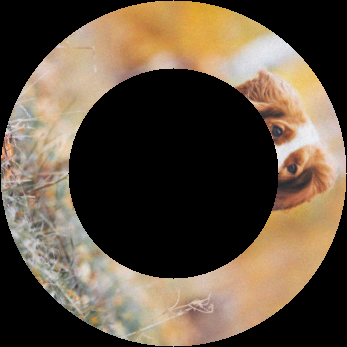
#> input picture 1108/00ac028483bc6cab330a4e070cd2b2fb34e8e87e_65/bg.jpg, 347 x 347 px
$ jupyter execute --allow-errors opencv.ipynb   (shell and % lines are left out)
#> lines starting #> are read from the running program, lines starting #| are printed output that depends on the picture; after the words box and inside, x2 and y2 are one past the last pixel; in counts of white or black regions, pixels touching at a corner belong together
[cell 1]
# pip3 install matplotlib
# pip3 install opencv-python

from os import path
image_dir = "1108/00ac028483bc6cab330a4e070cd2b2fb34e8e87e_65/"
bg_path = path.join(image_dir, "bg.jpg")
cut_path = path.join(image_dir, 'cut.jpg')

import cv2
import numpy as np
import matplotlib.pyplot as plt
from os import path
import os
import random

[cell 2]
bg = cv2.imread(bg_path, cv2.IMREAD_COLOR)
#> bg is the input picture: shape (347, 347, 3); mean B, G, R 64.7, 80.9, 95.1
cut = cv2.imread(cut_path, cv2.IMREAD_COLOR)
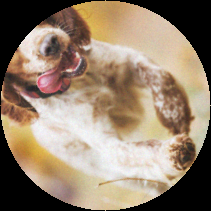
#> input picture 1108/00ac028483bc6cab330a4e070cd2b2fb34e8e87e_65/cut.jpg, 211 x 211 px
#> cut is the input picture: shape (211, 211, 3); mean B, G, R 109.2, 129, 147.6

def show_img(img):
    plt.imshow(img)
    plt.show()

def rotate_and_combine_img(angle):
    # 旋转角度
#> called with angle = -130
    M = cv2.getRotationMatrix2D((cut.shape[1]/2, cut.shape[0]/2), angle, 1)
    cut_o = cv2.warpAffine(cut, M, (cut.shape[1], cut.shape[0]))
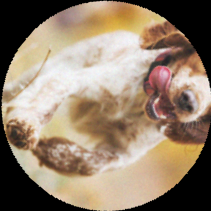
#> cut_o: shape (211, 211, 3); mean B, G, R 109.2, 128.9, 147.5
    #cut_o = cv2.resize(cut_o, (cut_o.shape[1], cut_o.shape[0]))

    # 扩展小图片画布
    cut_new = np.zeros(bg.shape, np.uint8)
    center = (int(cut_new.shape[1]/2), int(cut_new.shape[0]/2))
#> center = (173, 173)
    x = center[0] - int(cut_o.shape[1]/2)
#> x = 68
    y = center[1] - int(cut_o.shape[0]/2)
#> y = 68
    cut_new[y-1:y-1+cut_o.shape[0], x:x+cut_o.shape[1]] = cut_o

    bg_h, bg_w = bg.shape[:2]
#> bg_h = 347; bg_w = 347
    cut_h, cut_w = cut_o.shape[:2]
#> cut_h = 211; cut_w = 211
    bg_center = (int(bg_w/2), int(bg_h/2))
#> bg_center = (173, 173)

    # 制作掩盖层
    mask = np.zeros((bg_h, bg_w), dtype=np.uint8)
    cv2.circle(mask, bg_center, cut_h//2+2, (255, 255, 255), -1)
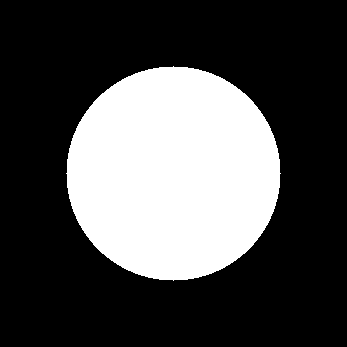
#> mask: shape (347, 347); 29.9% white; 1 white region, box (x1, y1, x2, y2) and area: (66, 66, 281, 281) 35953
    mask2 = np.zeros((bg_h, bg_w), dtype=np.uint8)
    cv2.circle(mask2, bg_center, bg_h//2//2, (255, 255, 255), -1)
#> mask2: shape (347, 347); 19.3% white; 1 white region, box (x1, y1, x2, y2) and area: (87, 87, 260, 260) 23217

    # 掩盖小图片的外圈
    cut_fg = cv2.bitwise_and(cut_new, cut_new, mask=mask)
    # 掩盖大图片的中心圈
    bg_bg = cv2.bitwise_and(bg, bg, mask=cv2.bitwise_not(mask2))

    new_image = cv2.add(cut_fg, bg_bg)
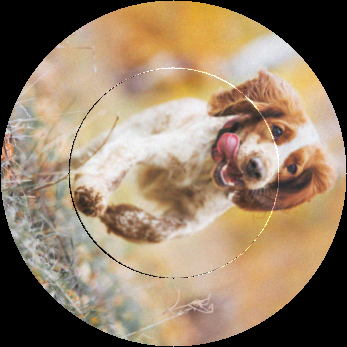
#> new_image: shape (347, 347, 3); mean B, G, R 105, 128.5, 149.4
    #new_image = cv2.add(new_image, cut_fg)
    #new_image = cv2.add(new_image, cut_bg)
    return new_image

rotated_img = rotate_and_combine_img(-130)
show_img(rotated_img)

def rotate_img(img, angle):
    M = cv2.getRotationMatrix2D((img.shape[1]/2, img.shape[0]/2), angle, 1)
    return cv2.warpAffine(img, M, (img.shape[1], img.shape[0]))

# [19 lines left out: function rotate_save, not called in this run]

def generate_testcases(src, base, dest, cases):
    for i in range(0, cases):
        rotate_save(src, path.join(dest, "%06d" % i), base)

# generate_testcases(
#     "1108/f24144eb9039fa7b197d92762ee9d945c5ed1df4_73",
#     259,
#     "/tmp/test",
#     3000,
# )

[cell 3]
import cv2
import numpy as np
import random
import time

random.seed(time.time())

bg = cv2.imread(bg_path, cv2.IMREAD_COLOR)
cut = cv2.imread(cut_path, cv2.IMREAD_COLOR)

def show_angle(angle):
    # 旋转角度
#> called with angle = 281
    M = cv2.getRotationMatrix2D((cut.shape[1]/2, cut.shape[0]/2), angle, 1)
    cut_o = cv2.warpAffine(cut, M, (cut.shape[1], cut.shape[0]))
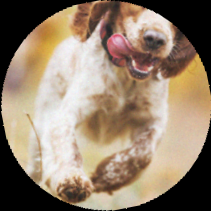
#> cut_o: shape (211, 211, 3); mean B, G, R 109.2, 128.9, 147.5
    # 扩展小图片画布
    cut_new = np.zeros(bg.shape, np.uint8)
    center = (int(cut_new.shape[1]/2), int(cut_new.shape[0]/2))
#> center = (173, 173)
    x = center[0] - int(cut.shape[1]/2)
#> x = 68
    y = center[1] - int(cut.shape[0]/2)
#> y = 68
    cut_new[y:y+cut.shape[0], x:x+cut.shape[1]] = cut_o

    bg_h, bg_w = bg.shape[:2]
#> bg_h = 347
    cut_h, cut_w = cut_o.shape[:2]
    bg_center = (int(bg_w/2), int(bg_h/2))

    # 制作掩盖层
    mask = np.zeros((bg_h, bg_w), dtype=np.uint8)
    cv2.circle(mask, bg_center, cut_h//2, (255, 255, 255), -1)
#> mask: shape (347, 347); 28.8% white; 1 white region, box (x1, y1, x2, y2) and area: (68, 68, 279, 279) 34621

    # 掩盖小图片的外圈
    cut_fg = cv2.bitwise_and(cut_new, cut_new, mask=mask)
    # 掩盖大图片的中心圈
    bg_bg = cv2.bitwise_and(bg, bg, mask=cv2.bitwise_not(mask))
    cut_fg = cv2.Canny(cut_fg, t1, t2)
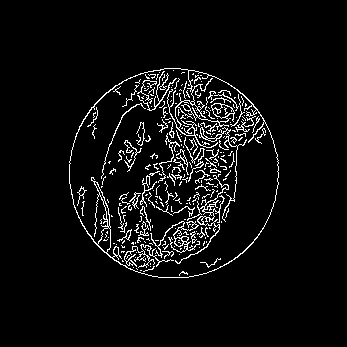
#> cut_fg: shape (347, 347); 5.4% white in thin lines or dots, all inside (x1, y1, x2, y2) = (69, 68, 279, 278)
    bg_bg = cv2.Canny(bg_bg, t1, t2)
#> bg_bg: shape (347, 347); 8.7% white in thin lines or dots

    new_image = cv2.add(cut_fg, bg_bg)
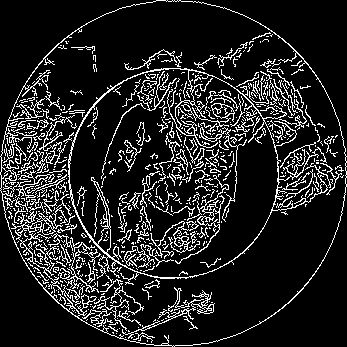
#> new_image: shape (347, 347); 13.7% white in thin lines or dots
    #new_image = cv2.add(new_image, cut_fg)
    #new_image = cv2.add(new_image, cut_bg)

    plt.imshow(new_image, cmap = plt.cm.gray)
    plt.show()

t1 = 50
t2 = 100

show_angle(281)

[cell 4]
import cv2
import numpy as np

bg = cv2.imread(bg_path, cv2.IMREAD_GRAYSCALE)
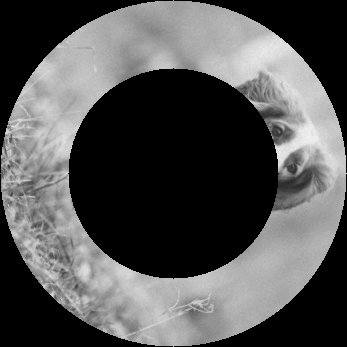
#> bg: shape (347, 347); min 0, max 243, mean 83.1
cut = cv2.imread(cut_path, cv2.IMREAD_GRAYSCALE)
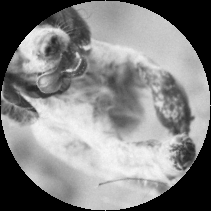
#> cut: shape (211, 211); min 0, max 249, mean 131.9

def show_img(img):
    plt.imshow(img, cmap = plt.cm.gray)
    plt.show()

def expand_to(cut, bg):
    cut_new = np.zeros(bg.shape, np.uint8)
    center = (int(cut_new.shape[1]/2), int(cut_new.shape[0]/2))
    x = center[0] - int(cut.shape[1]/2)
    y = center[1] - int(cut.shape[0]/2)
    cut_new[y:y+cut.shape[0], x:x+cut.shape[1]] = cut
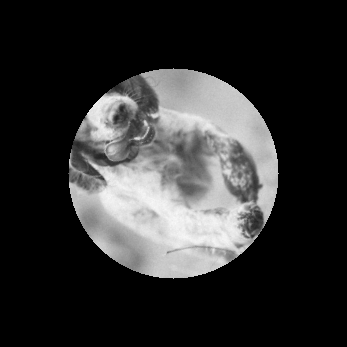
#> cut_new: shape (347, 347); min 0, max 249, mean 48.8
    return cut_new


cut = expand_to(cut, bg)

sift = cv2.SIFT_create()

# 检测关键点和描述符
kp1, des1 = sift.detectAndCompute(bg, None)
#> kp1 = 337 keypoints; strongest (x, y, size): (176, 170, 112.7), (259, 60, 47.8), (282, 152, 10.8), (52, 294, 2.7)
kp2, des2 = sift.detectAndCompute(cut, None)
#> kp2 = 249 keypoints; strongest (x, y, size): (100, 119, 24.7), (266, 199, 14.2), (256, 236, 2), (71, 185, 3.5)

# 创建 BFMatcher
bf = cv2.BFMatcher()

# 使用 BFMatcher 进行特征匹配
matches = bf.match(des1, des2)
#> matches = 337 matches

# 对匹配结果进行排序
matches = sorted(matches, key=lambda x:x.distance)

# 取前10个匹配结果
matches = matches[:10]
#> matches = 10 matches

# 提取匹配关键点的坐标
pts1 = np.float32([kp1[m.queryIdx].pt for m in matches]).reshape(-1, 1, 2)
#> pts1 = [[18.88, 104.2], [119.6, 331.6], [44.51, 70.12], [104.8, 330.5], [76.04, 304.1], [82.66, 317.7], [58.51, 45.87], [137.9, 340], [40.61, 281.5], [58.67, 301.7]]
pts2 = np.float32([kp2[m.trainIdx].pt for m in matches]).reshape(-1, 1, 2)
#> pts2 = [[246.5, 246.8], [221.6, 261.9], [221.6, 261.9], [221.6, 261.9], [221.6, 261.9], [221.6, 261.9], [246.5, 246.8], [246.5, 246.8], [246.5, 246.8], [159.9, 267.7]]

# 计算变换矩阵
M, mask = cv2.findHomography(pts2, pts1, cv2.RANSAC, 5.0)
#> mask = [0, 0, 0, 0, 0, 0, 0, 0, 0, 0]

# 计算旋转角度
#> (the rest of this cell did not finish here and is left out)
